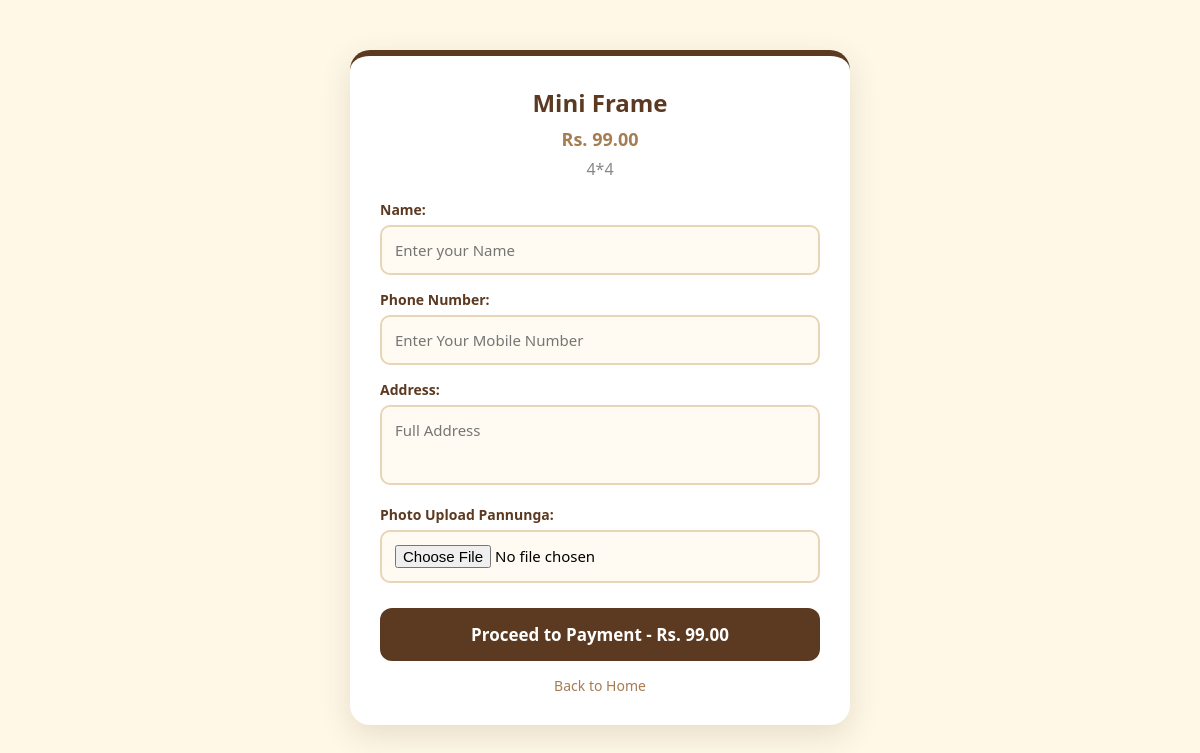
Before: /order/4/ with the older database file.
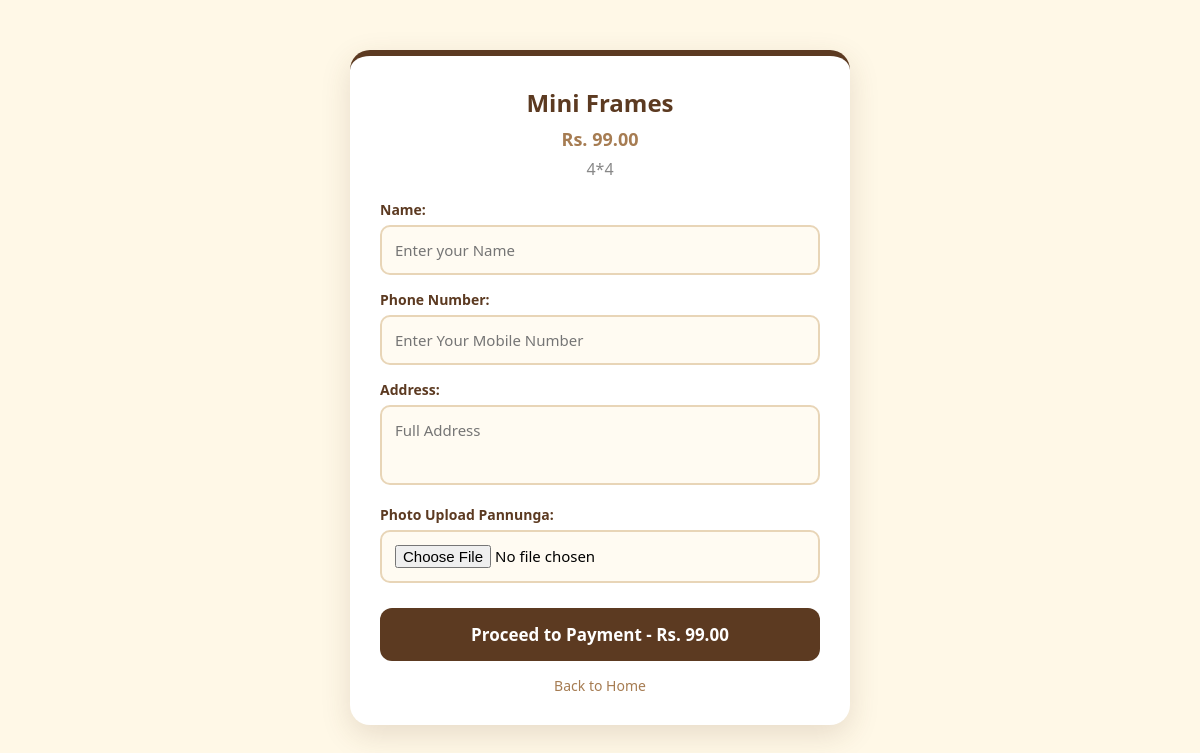
After: the same page with the newer database file.
### divapictures/models.py (models this page shows, shortened)
class PhotoFrame(models.Model):
    name = models.CharField(max_length=100)
    size = models.CharField(max_length=50)
    price = models.DecimalField(max_digits=10, decimal_places=2)
    stock = models.IntegerField(default=10)
    image = models.ImageField(upload_to='frames/')
    payment_link = models.URLField(blank=True, null=True, help_text="GPay / PhonePe Payment Link inga paste pannunga")

### divapictures/views.py (the view, shortened to what this page needs)
# urls.py: path('order/<int:frame_id>/',order_page,name='order_page'),
def order_page(request, frame_id):
    frame = get_object_or_404(PhotoFrame, id=frame_id)
    return render(request, 'order_form.html', {'frame': frame})

### divapictures/templates/order_form.html (shortened to what this page needs)
{% load static %}
<!DOCTYPE html>
<html>
<head>
    <link rel="stylesheet" href="{% static 'css/index.css' %}">
</head>
<body class="order-page">
    <div class="box">
        <h2>{{ frame.name }}</h2>
        <p class="price">Rs. {{ frame.price }}</p>
        <p class="size">{{ frame.size }}</p>
        <form method="POST" enctype="multipart/form-data">
            <label>Name:</label>
            <input type="text" name="name" placeholder="Enter your Name" required>
            <label>Phone Number:</label>
            <input type="text" name="phone" placeholder="Enter Your Mobile Number" required>
            <label>Address:</label>
            <textarea name="address" rows="3" placeholder="Full Address" required></textarea>
            <label>Photo Upload Pannunga:</label>
            <input type="file" name="photo" accept="image/*" required>
            <button type="submit">Proceed to Payment - Rs. {{ frame.price }}</button>
        </form>
        <a href="/" class="back">Back to Home</a>
    </div>
</body>
</html>

Changed rows visible on the page:
changed PhotoFrame: name "Mini Frame" → "Mini Frames"
